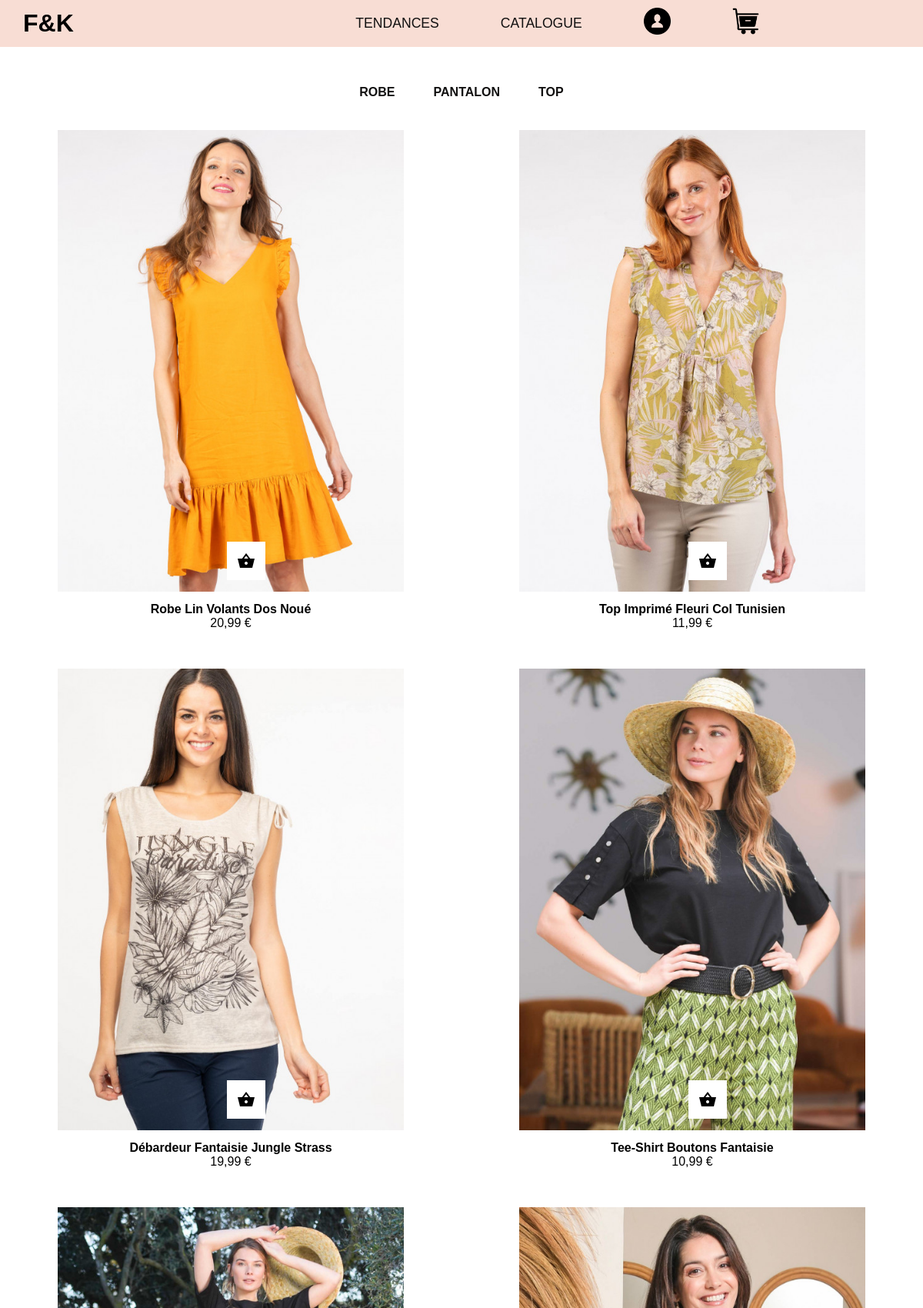
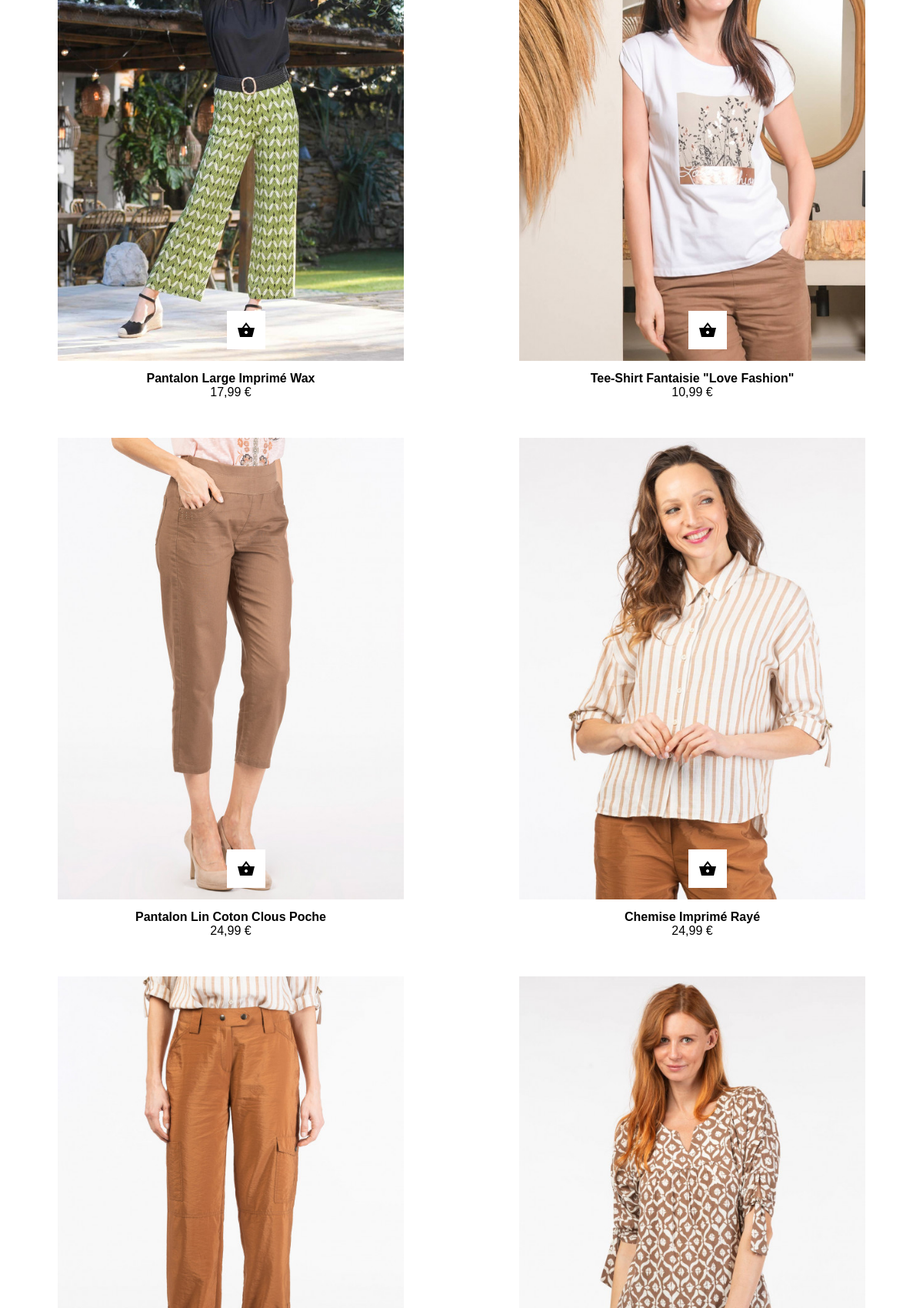
The page /catalogue.php (upper part) on the database its author committed (2 pictures, top to bottom).
### tables this page shows
CREATE TABLE `product` (
  `id` int NOT NULL,
  `id_tendance` int NOT NULL,
  `type` varchar(255) NOT NULL,
  `product_name` varchar(255) NOT NULL,
  `product_description` varchar(1000) NOT NULL,
  `product_price` varchar(255) NOT NULL,
  `product_pic_1` varchar(255) NOT NULL,
  `product_pic_2` varchar(255) NOT NULL
);

### src/catalogue.php (the view, shortened to what this page needs)
<?php
require_once("connect.php");
$sql = "SELECT * FROM product";
$query = $db->prepare($sql);
$query->execute();
$product = $query->fetchAll(PDO::FETCH_ASSOC);
?>
<!DOCTYPE html>
<html lang="fr">
<head>
    <link rel="stylesheet" href="style.css">
</head>
<?php
include './element/navbar.php';
?>
<section class="section_categorie">
    <div class="container_categorie">
        <div class="categorie categorie_robe"><a href="../catalogue_type.php?type=robe">ROBE</a></div>
        <div class="categorie categorie_pantalone"><a href="../catalogue_type.php?type=pantalon">PANTALON</a></div>
        <div class="categorie categorie_jupe"><a href="../catalogue_type.php?type=top">TOP</a></div>
    </div>
</section>
<section class="contenaire_catalogue">
    <div class="container_items">
        <?php
        foreach ($product as $pr) {
        ?>
            <div class="item">
                <div> <a href="product.php?id=<?= $pr["id"] ?>"><img src=" <?= $pr["product_pic_1"] ?>" width="450px" height="600px" alt=""></a></div>
                <div class="titre"> <?= $pr["product_name"] ?></div>
                <div> <?= $pr["product_price"] ?></div>
                <button class="btn"><a href="produit.php"></a>
                </button>
            </div>
    </div>
<?php
        }
?>
</section>
</body>
</html>
</body>
</html>

### src/style.css (style rules this page uses)
:root { --font-size: 1rem; }
* { box-sizing: border-box; outline: none; margin: 0 auto; padding: 0; }
html { scroll-behavior: smooth; }
.contenaire_catalogue { margin-top: 40px; display: flex; flex-wrap: wrap; justify-content: center; align-items: center; }
.btn { width: 50px; height: 50px; background-color: rgb(255, 255, 255); border-style: none; position: absolute; background-image: url(./img/panier_noir.png); background-repeat: no-repeat; background-position: center; top: 535px; left: 220px; }
.item { position: relative; justify-content: center; text-align: center; margin-bottom: 50px; }
.titre { font-weight: bold; margin-top: 10px; }
.section_categorie { display: flex; text-align: center; justify-content: center; }
.container_categorie { display: flex; text-align: center; justify-content: center; gap: 50px; }
.categorie a { font-weight: 500; text-decoration: none; color: #111010; font-weight: bold; }
.categorie { margin-top: 50px; }

### rows shown on the page
product: product_pic_1 (picture), product_name "Robe Lin Volants Dos Noué", product_price "20,99 €"
product: product_pic_1 (picture), product_name "Top Imprimé Fleuri Col Tunisien", product_price "11,99 €"
product: product_pic_1 (picture), product_name "Débardeur Fantaisie Jungle Strass", product_price "19,99 €"
product: product_pic_1 (picture), product_name "Tee-Shirt Boutons Fantaisie", product_price "10,99 €"
product: product_pic_1 (picture), product_name "Pantalon Large Imprimé Wax", product_price "17,99 €"
product: product_pic_1 (picture), product_name "Tee-Shirt Fantaisie \"Love Fashion\"", product_price "10,99 €"
product: product_pic_1 (picture), product_name "Pantalon Lin Coton Clous Poche", product_price "24,99 €"
product: product_pic_1 (picture), product_name "Chemise Imprimé Rayé", product_price "24,99 €"
product: product_pic_1 (picture)
product: product_pic_1 (picture)
